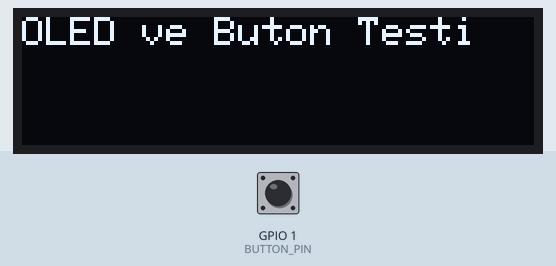
Bench run of a sketch on a simulated ESP32. Parts: 128×32 one-colour display. The inputs (shaded band) are chosen by the test bench; at power-on: GPIO 1 (BUTTON_PIN) HIGH. What the sketch prints to the serial monitor is not drawn.

Above: at 0.05 s.
At 1.2 s:
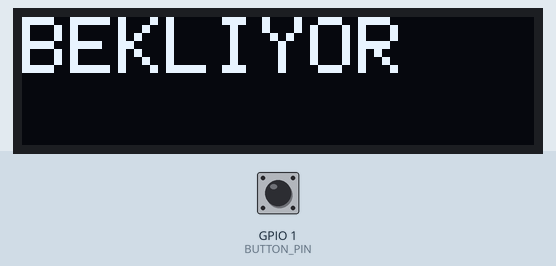
1.3 s: GPIO 1 (BUTTON_PIN) pulled LOW for 0.25 s
At 1.54 s:
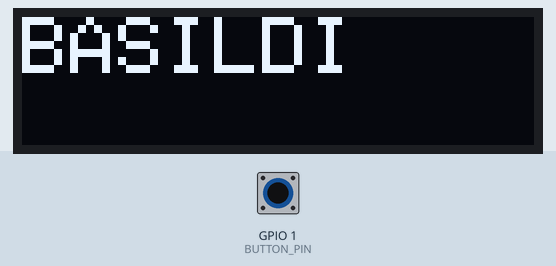
3.2 s: GPIO 1 (BUTTON_PIN) pulled LOW for 3.2 s
Timing chart, 0 to 6.2 s (numbered marks = the images above; inputs shaded):
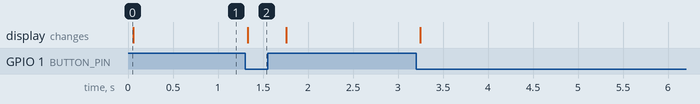

Measured:
- after the input at 1.3 s, the display: changes at once (image 2)

The sketch:

ssd1306_128x32_i2c.ino
```cpp
#include <Wire.h>
#include <Adafruit_GFX.h>
#include <Adafruit_SSD1306.h>

#define SCREEN_WIDTH 128
#define SCREEN_HEIGHT 32
#define OLED_ADDRESS 0x3C

#define BUTTON_PIN 1

Adafruit_SSD1306 display(SCREEN_WIDTH, SCREEN_HEIGHT, &Wire);

void setup() {
  Serial.begin(115200);
  pinMode(BUTTON_PIN, INPUT_PULLUP);  // Buton aktif LOW

  Wire.begin(44, 3);  // SDA = 3, SCL = 44

  if (!display.begin(SSD1306_SWITCHCAPVCC, OLED_ADDRESS)) {
    Serial.println("OLED bulunamadi veya baslatilamadi");
    while (true); // Dur
  }

  display.clearDisplay();
  display.setTextSize(1);
  display.setTextColor(SSD1306_WHITE);
  display.setCursor(0, 0);
  display.println("OLED ve Buton Testi");
  display.display();
}

void loop() {
  bool pressed = digitalRead(BUTTON_PIN) == LOW;

  display.clearDisplay();
  display.setCursor(0, 0);
  display.setTextSize(2);
  if (pressed) {
    display.println("BASILDI");
    Serial.println("BUTON: BASILDI");
  } else {
    display.println("BEKLIYOR");
    Serial.println("BUTON: DEGIL");
  }
  display.display();

  delay(200);
}
```
